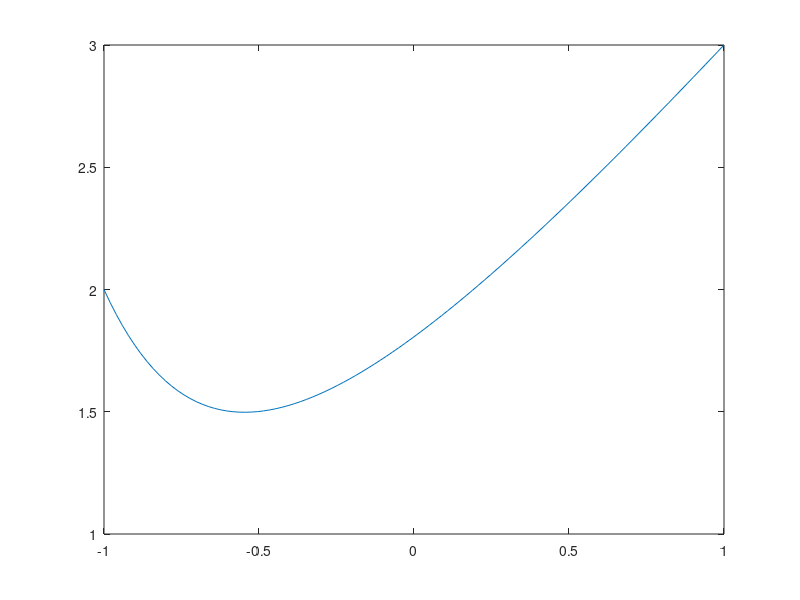

This chart was generated by the following MATLAB code:
%Ejercicio 1 de la 1º relacion a entregar:
%Estudio de la ecuacion: 
%d/dx(e^xu'(x))-u(x)=x^2, x\in(-1,1), u(-1)=2,u(1)=3
%A traves de la formula de aproximacion del ejercicio 7:
% aproximacion del termino con derivadas mediante diferencias finitas centradas y paso h/2.

%Definimos los datos del problema
a = -1;     
b = 1; 
alpha = 2;
beta = 3;
% definimos las funciones a utilizar
f = @(x) x.^2; 
g= @(x) exp(x);               
% DEFINIMOS los datos de la discretizacion
m = 100;                   
h = (b-a)/(m+1); 

% Puntos del mallado incluidos los contornos
x = linspace(a,b,m+2);   
%
% CONSTRUCCION del SEL
diag=exp(x(1:m)+(h/2))';
diag2=exp(x(2:m+1)+(h/2))';
diapri=(-(g(x(2:m+1)+(h/2))+g(x(2:m+1)-(h/2)))-h^2);
diapri=diapri';
A= spdiags([diag2 diapri diag],[-1 0 1],m,m);
A= A/h^2;
% definimos el termino independiente que tiene en cuenta 
% los valores en la frontera
xint=(x(2:m+1))';%el apostrofe significa transponer
rhs=f(xint);%rhs = right hand side/termino de la derecha
rhs(1) = rhs(1) -alpha*exp((x(2)-h/2))/h^2;
rhs(m) = rhs(m)- beta*exp((x(m+1)+h/2))/h^2;
%Resolucion del SEL
uvec = A\rhs;
% REPRESENTAMOS la solucion numerica
usoln = [alpha; uvec; beta];%añadimos las condiciones de contorno  y los nodos intermedios
clf;
plot(x,usoln) %generamos puntos aislados
